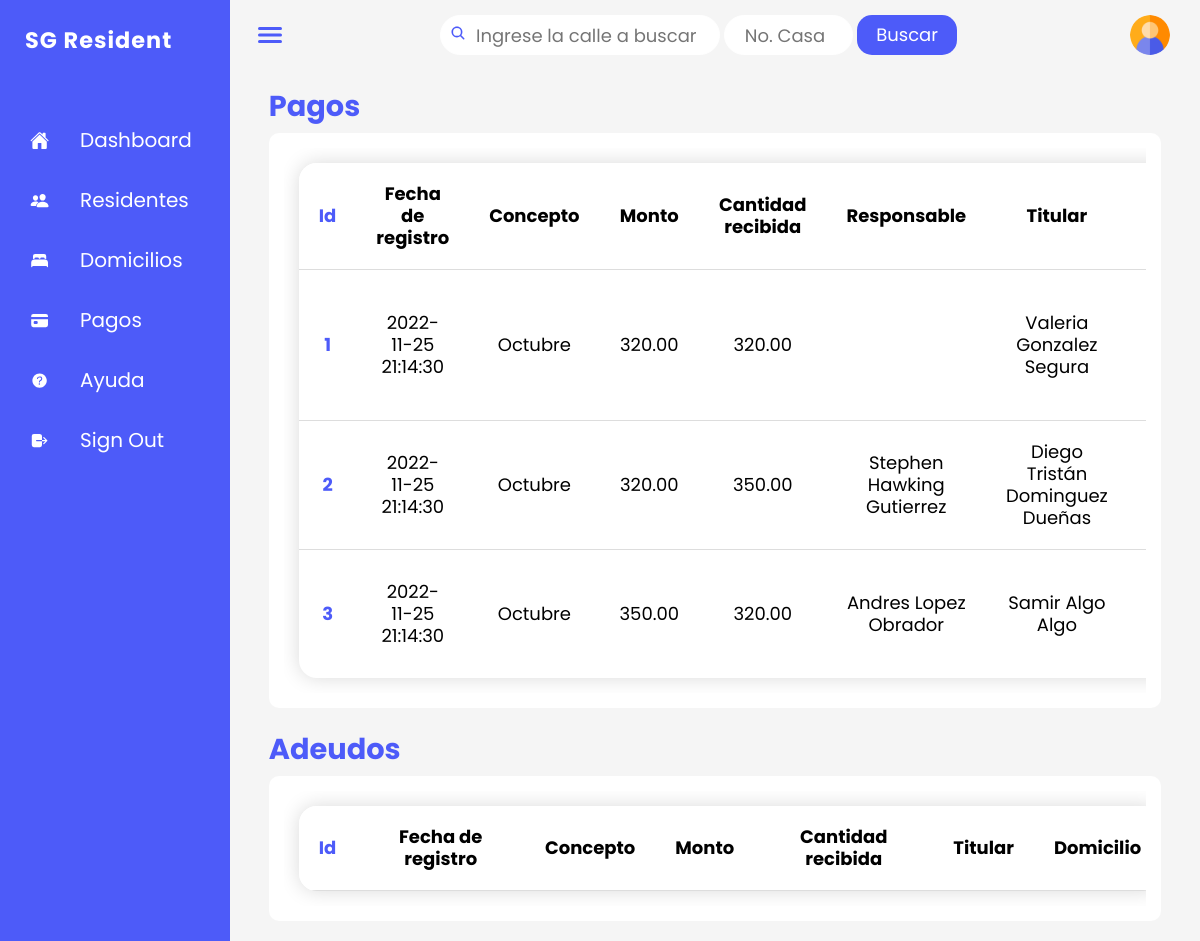
The page /secciones/vista_pago.php on the database its author committed.
### tables this page shows
CREATE TABLE metodo_pago(
	TIPO				VARCHAR(20)		NOT NULL,  
	NO_CUENTA			VARCHAR(20)		NULL,
	NO_CHEQUE			VARCHAR(20)		NULL,
	NO_TARJETA			VARCHAR(20)		NULL,
	COD_TARJETA			VARCHAR(7)		NULL,
	FCHA_EXP			VARCHAR(8)		NULL,
	NO_TRANSFERENCIA	VARCHAR(20)		NULL,
	ID_PAGO				INT,
	
	PRIMARY KEY(TIPO, ID_PAGO),
	
	CONSTRAINT FK_METPAGO_DEL FOREIGN KEY(ID_PAGO) 
		REFERENCES pago(ID_PAGO)
        ON UPDATE CASCADE
		ON DELETE CASCADE
);

CREATE TABLE pago(
	ID_PAGO			INT 			auto_increment			PRIMARY KEY,
	MES				VARCHAR(20)		NOT NULL,
	MONTO	 		DECIMAL(6,2)	DEFAULT 320.00,
	RECIBIDO		DECIMAL(6,2)	NULL,
	FCHA_PAGO		TIMESTAMP		DEFAULT current_timestamp,
	NOM_PAGADOR		VARCHAR(50) 	NULL,
	PAG_APELL_1		VARCHAR(50)		NULL,
	PAG_APELL_2		VARCHAR(50)		NULL,
	ADEUDO 			BIT				DEFAULT 0,
	INACTIVO		BIT 			DEFAULT 0,
	ID_TITULAR		INT,
	
	CONSTRAINT FKPago FOREIGN KEY(ID_TITULAR)  
		REFERENCES titular(ID_TITULAR) 
		ON UPDATE CASCADE
        ON DELETE SET NULL
);

### secciones/vista_pago.php (the view, shortened to what this page needs)
<?php
    include_once '../configuraciones/conexion_bd.php';
    $query_pago = "SELECT
                        c1.ID_PAGO, c1.FCHA_PAGO, c1.MES, c1.MONTO, c1.RECIBIDO,
                        CONCAT(c1.NOM_PAGADOR, ' ', c1.PAG_APELL_1, ' ', c1.PAG_APELL_2) AS RESPONSABLE,
                        CONCAT(c2.NOMBRE, ' ', c2.PR_APELL, ' ', c2.SEG_APELL) AS TITULAR,
                        CONCAT(c3.CALLE, ' ', c3.NO_CASA) AS DOMICILIO, c4.TIPO
                    FROM
                        pago c1
                    INNER JOIN titular c2 USING (ID_TITULAR)
                    INNER JOIN domicilio c3 USING (ID_TITULAR)
                    INNER JOIN metodo_pago c4 USING (ID_PAGO)
                    WHERE c1.ADEUDO = '0' AND c1.INACTIVO = '0'
                    GROUP BY
                    c1.ID_PAGO;";
    $cons_pago= mysqli_query($conexion,$query_pago);
?>
<!doctype HTML>
<html>
<head>
    <link rel = "stylesheet" href = "../css/style.css">
    <link rel = "stylesheet" href = "../css/tablas.css">
</head>
<body>
    <div class = "container">
        <div class = "main">
            <div class = "main-title">
                <h1 class = "wow-title">Pagos</h1>
            </div>
            <div class = "item">
                <div class="table-wrapper">
                    <table class="styled-table">
                        <thead>
                            <h2>
                                <th class = "id-azul">Id</th>
                                <th>Fecha de registro</th>
                                <th>Concepto</th>
                                <th>Monto</th>
                                <th>Cantidad recibida</th>
                                <th>Responsable</th>
                                <th>Titular</th>
                                <th>Domicilio</th>
                        </thead>
                        <tbody>
                            <?php
                                if($cons_pago){
                                    if(mysqli_num_rows($cons_pago) > 0){
                                        while($obj=mysqli_fetch_object($cons_pago)){?>
                                <tr>
                                    <th class="id-azul"><?php echo $obj->ID_PAGO?></th>
                                    <td><?php echo $obj->FCHA_PAGO?></td>
                                    <td><?php echo $obj->MES?></td>
                                    <td><?php echo $obj->MONTO?></td>
                                    <td><?php echo $obj->RECIBIDO?></td>
                                    <td><?php echo $obj->RESPONSABLE?></td>
                                    <td><?php echo $obj->TITULAR?></td>
                                    <td><?php echo $obj->DOMICILIO?></td>
                                </tr>
                            <?php } } }?>
                        </tbody>
                    </table>
                </div>
            </div>
            <div class = "main-title">
                <h1 class = "wow-title">Adeudos</h1>
            </div>
            <div class = "item">
                <div class="table-wrapper">
                    <table class="styled-table">
                        <thead>
                            <h2>
                                <th class = "id-azul">Id</th>
                                <th>Fecha de registro</th>
                                <th>Concepto</th>
                                <th>Monto</th>
                                <th>Cantidad recibida</th>
                                <th>Titular</th>
                                <th>Domicilio</th>
                        </thead>
                    </table>
                </div>
            </div>
        </div>
    </div>
</body>
</html>

### css/style.css (style rules this page uses)
:root { --clr-indigo: #4a67b4; --clr-primary: #4d5bf9; --clr-blue: #004CC1; --clr-light-sky: #92a6e2; --clr-purple: #695cfe; --clr-mustard: #e2a415; --clr-black: #1c1c1c; --clr-black-80: #2f2f2f; --clr-black-60: #282828; --clr-bone : #e9e9e9; --clr-lightgray : #f5f5f5; --clr-gray: #969696; --clr-white: #ffffff; --clr-white-80: #f7f3f3; --clr-white-60: #dbdada; }
* { margin: 0; padding: 0; box-sizing: border-box; font-family: "Poppins", sans-serif; }
body { min-height: 100vh; overflow-x: hidden; background: var(--clr-lightgray); }
.container { position: relative; width: 100%; }
.navigation { position: fixed; left: 0px; width: 230px; height: 100%; background: var(--clr-primary); border-left: 10px solid var(--clr-primary); transition: 0.5s; overflow: hidden; }
.navigation ul { position: absolute; top: 0; left: 0; width: 100%; }
.navigation ul li { position: relative; width: 100%; list-style: none; border-top-left-radius: 30px; border-bottom-left-radius: 30px; }
.navigation ul li:nth-child(1) { margin-top: 10px; margin-bottom: 40px; margin-left: -55px; pointer-events: none; }
.navigation ul li:nth-child(1) a .title { font-weight: 700; letter-spacing: 1px; font-size: 1.4rem; }
.navigation ul li a { position: relative; display: block; width: 100%; display: flex; text-decoration: none; color: var(--clr-white) }
.navigation ul li a .icon { position: relative; display: block; min-width: 60px; height: 60px; line-height: 70px; text-align: center; }
.navigation ul li a .icon ion-icon { font-size: 1.2rem; }
.navigation ul li a .title { font-size: 20px; position: relative; display: block; padding: 0 10px; height: 60px; line-height: 60px; text-align: start; white-space: nowrap; }
.main { position:absolute; width: calc(100% - 230px); left: 230px; min-height: 100vh; background: var(--clr-lightgray); transition: 0.5s; }
.topbar { width: 100%; height: 70px; display: flex; justify-content: space-between; align-items: center; padding: 0 10px; }
.toggle { position: relative; width: 60px; height: 60px; color: var(--clr-primary); display: flex; justify-content: center; align-items: center; font-size: 2em; cursor: pointer; }
.search { position: relative; right: 70px; width: 430px; margin: 0 10px; }
#pago.search { height: 40px; }
.search label { position: relative; width: 100%; }
.search label input { width: 100%; height: 40px; border-radius: 40px; padding: 5px 20px; padding-left: 35px; font-size: 18px; outline: none; border: 1px solid var(--clr-white); }
.search label ion-icon { position: absolute; top: 5px; left: 10px; font-size: 1em; color: var(--clr-primary); }
.calle .icn-pago { top: 10px; }
.search .calle { position: flex; width: 65%; }
.search .numero { position: flex; width: 30%; margin-left: 66%; margin-top: -40px; }
.search .numero input { padding: 5px 20px; }
.search input.boton-busq { width: 100px; position: absolute; padding: 0; color: rgb(255, 255, 255); text-align: center; line-height: 4px; border-width: 0; background-color: #4d5bf9; border-radius: 15px; cursor: pointer; }
#pago.boton-busq { margin-left: 97%; margin-top: -40px; }
.user { position: relative; right: 20px; width: 40px; height: 40px; border-radius: 50%; overflow: hidden; cursor: pointer; }
.user img { position: absolute; top: 0; left: 0; width: 100%; height: 100%; object-fit: cover; }
.main-title { width: calc(92%); margin-left: calc(4%); margin-top: 15px; }
.main-title .wow-title { color: var(--clr-primary); font-size: 1.8em; }
.item { background: var(--clr-white); margin-bottom: 20px; padding: 15px; font-size: 14px; line-height: 22px; border-radius: 10px; width: calc(92%); margin-left: calc(4%); margin-top: 5px; }

### css/tablas.css (style rules this page uses)
.styled-table { width: 100%; margin: 10px 0 0 0; padding: 0; border-collapse: collapse; border-radius: 1em; overflow: hidden; min-width: 400px; box-shadow: 0 0 20px rgba(0, 0, 0, 0.15); font-size: 18px; }
.styled-table th, .styled-table td { padding: 20px; text-align: center; }
.styled-table tbody tr { border-bottom: 1px solid #dddddd; }
.styled-table tbody tr:last-of-type { border-bottom: 2px seashell ; }
.styled-table tbody tr th, .styled-table th.id-azul { color: #4d5bf9; }
@media (max-width: 1400px) { .styled-table { width: 100%; margin: 15px; padding: 0; border-collapse: collapse; border-radius: 1em; overflow: hidden; min-width: 400px; box-shadow: 0 0 20px rgba(0, 0, 0, 0.15); } }
@media (max-width: 1400px) { .table-wrapper { overflow-x: scroll; width: 100%; } }

### rows shown on the page
metodo_pago: ID_PAGO.ID_PAGO "1", ID_PAGO.FCHA_PAGO "2022-11-25 21:14:30", ID_PAGO.MES "Octubre", ID_PAGO.MONTO "320.00", ID_PAGO.RECIBIDO "320.00", TITULAR "Valeria Gonzalez Segura"
metodo_pago: ID_PAGO.ID_PAGO "2", ID_PAGO.FCHA_PAGO "2022-11-25 21:14:30", ID_PAGO.MES "Octubre", ID_PAGO.MONTO "320.00", ID_PAGO.RECIBIDO "350.00", RESPONSABLE "Stephen Hawking Gutierrez", TITULAR "Diego Tristán Dominguez Dueñas"
metodo_pago: ID_PAGO.ID_PAGO "3", ID_PAGO.FCHA_PAGO "2022-11-25 21:14:30", ID_PAGO.MES "Octubre", ID_PAGO.MONTO "350.00", ID_PAGO.RECIBIDO "320.00", RESPONSABLE "Andres Lopez Obrador", TITULAR "Samir Algo Algo"
